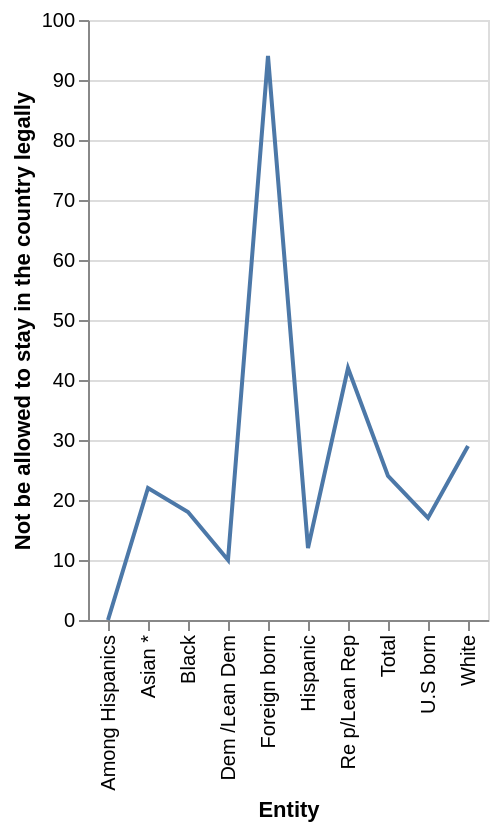

Describe this chart as a Vega-Lite specification.
### Vega-Lite specification from a JSON file in a GitHub repository (floating-point values rounded to 4 significant figures)
{"$schema": "https://vega.github.io/schema/vega-lite/v5.json", "description": "Line chart auto-generated from CSV", "data": {"values": [{"Entity": "Foreign born", "Not be allowed to stay in the country legally": "94", "Have a way to stay in U.S. legally, if certain requirements met are": "0"}, {"Entity": "U.S born", "Not be allowed to stay in the country legally": "17", "Have a way to stay in U.S. legally, if certain requirements met are": "82"}, {"Entity": "Among Hispanics", "Not be allowed to stay in the country legally": "0", "Have a way to stay in U.S. legally, if certain requirements met are": "0"}, {"Entity": "Hispanic", "Not be allowed to stay in the country legally": "12", "Have a way to stay in U.S. legally, if certain requirements met are": "87"}, {"Entity": "Asian *", "Not be allowed to stay in the country legally": "22", "Have a way to stay in U.S. legally, if certain requirements met are": "76"}, {"Entity": "Black", "Not be allowed to stay in the country legally": "18", "Have a way to stay in U.S. legally, if certain requirements met are": "81"}, {"Entity": "White", "Not be allowed to stay in the country legally": "29", "Have a way to stay in U.S. legally, if certain requirements met are": "70"}, {"Entity": "Re p/Lean Rep", "Not be allowed to stay in the country legally": "42", "Have a way to stay in U.S. legally, if certain requirements met are": "57"}, {"Entity": "Dem /Lean Dem", "Not be allowed to stay in the country legally": "10", "Have a way to stay in U.S. legally, if certain requirements met are": "89"}, {"Entity": "Total", "Not be allowed to stay in the country legally": "24", "Have a way to stay in U.S. legally, if certain requirements met are": "75"}]}, "mark": "line", "encoding": {"x": {"field": "Entity", "type": "ordinal"}, "y": {"field": "Not be allowed to stay in the country legally", "type": "quantitative"}}}
